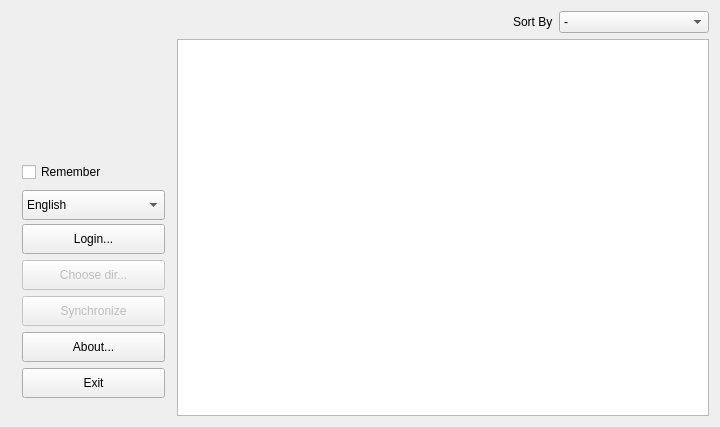
<?xml version="1.0" encoding="UTF-8"?>
<ui version="4.0">
 <class>VkAudioSync::MainWindow</class>
 <widget class="QMainWindow" name="VkAudioSync::MainWindow">
  <property name="geometry">
   <rect>
    <x>0</x>
    <y>0</y>
    <width>720</width>
    <height>427</height>
   </rect>
  </property>
  <property name="minimumSize">
   <size>
    <width>13</width>
    <height>0</height>
   </size>
  </property>
  <property name="windowTitle">
   <string>VKAudioSync</string>
  </property>
  <property name="windowIcon">
   <iconset resource="../icons.qrc">
    <normaloff>:/application/share/icons/hicolor/64x64/apps/vkaudiosync.png</normaloff>:/application/share/icons/hicolor/64x64/apps/vkaudiosync.png</iconset>
  </property>
  <property name="iconSize">
   <size>
    <width>22</width>
    <height>22</height>
   </size>
  </property>
  <widget class="QWidget" name="centralWidget">
   <layout class="QVBoxLayout" name="verticalLayout_2">
    <item>
     <layout class="QHBoxLayout" name="horizontalLayout">
      <property name="spacing">
       <number>1</number>
      </property>
      <property name="sizeConstraint">
       <enum>QLayout::SetDefaultConstraint</enum>
      </property>
      <item>
       <widget class="QFrame" name="leftColumn">
        <property name="sizePolicy">
         <sizepolicy hsizetype="Fixed" vsizetype="Expanding">
          <horstretch>1</horstretch>
          <verstretch>0</verstretch>
         </sizepolicy>
        </property>
        <property name="minimumSize">
         <size>
          <width>110</width>
          <height>0</height>
         </size>
        </property>
        <property name="maximumSize">
         <size>
          <width>165</width>
          <height>16777215</height>
         </size>
        </property>
        <property name="layoutDirection">
         <enum>Qt::LeftToRight</enum>
        </property>
        <layout class="QVBoxLayout" name="verticalLayout">
         <item>
          <widget class="QLabel" name="userpic">
           <property name="sizePolicy">
            <sizepolicy hsizetype="Minimum" vsizetype="Minimum">
             <horstretch>0</horstretch>
             <verstretch>0</verstretch>
            </sizepolicy>
           </property>
           <property name="minimumSize">
            <size>
             <width>110</width>
             <height>110</height>
            </size>
           </property>
           <property name="text">
            <string notr="true"/>
           </property>
           <property name="pixmap">
            <pixmap resource="../icons.qrc">:/application/share/icons/hicolor/64x64/apps/vkaudiosync.png</pixmap>
           </property>
           <property name="alignment">
            <set>Qt::AlignCenter</set>
           </property>
          </widget>
         </item>
         <item>
          <widget class="QLabel" name="username">
           <property name="sizePolicy">
            <sizepolicy hsizetype="Expanding" vsizetype="Minimum">
             <horstretch>0</horstretch>
             <verstretch>0</verstretch>
            </sizepolicy>
           </property>
           <property name="minimumSize">
            <size>
             <width>0</width>
             <height>18</height>
            </size>
           </property>
           <property name="text">
            <string notr="true"/>
           </property>
           <property name="textFormat">
            <enum>Qt::AutoText</enum>
           </property>
           <property name="scaledContents">
            <bool>false</bool>
           </property>
           <property name="alignment">
            <set>Qt::AlignCenter</set>
           </property>
           <property name="wordWrap">
            <bool>false</bool>
           </property>
          </widget>
         </item>
         <item>
          <widget class="QCheckBox" name="remember">
           <property name="text">
            <string>Remember</string>
           </property>
          </widget>
         </item>
         <item>
          <widget class="QComboBox" name="langList">
           <property name="sizePolicy">
            <sizepolicy hsizetype="Minimum" vsizetype="Minimum">
             <horstretch>0</horstretch>
             <verstretch>0</verstretch>
            </sizepolicy>
           </property>
           <property name="minimumSize">
            <size>
             <width>133</width>
             <height>30</height>
            </size>
           </property>
           <property name="maximumSize">
            <size>
             <width>16777215</width>
             <height>25</height>
            </size>
           </property>
           <item>
            <property name="text">
             <string notr="true">English</string>
            </property>
            <property name="icon">
             <iconset resource="../icons.qrc">
              <normaloff>:/famfam/icons/gb.png</normaloff>:/famfam/icons/gb.png</iconset>
            </property>
           </item>
           <item>
            <property name="text">
             <string notr="true">Русский</string>
            </property>
            <property name="icon">
             <iconset resource="../icons.qrc">
              <normaloff>:/famfam/icons/ru.png</normaloff>:/famfam/icons/ru.png</iconset>
            </property>
           </item>
           <item>
            <property name="text">
             <string notr="true">Українська</string>
            </property>
            <property name="icon">
             <iconset resource="../icons.qrc">
              <normaloff>:/famfam/icons/ua.png</normaloff>:/famfam/icons/ua.png</iconset>
            </property>
           </item>
           <item>
            <property name="text">
             <string notr="true">Polska</string>
            </property>
            <property name="icon">
             <iconset resource="../icons.qrc">
              <normaloff>:/famfam/icons/pl.png</normaloff>:/famfam/icons/pl.png</iconset>
            </property>
           </item>
           <item>
            <property name="text">
             <string notr="true">Беларуская</string>
            </property>
            <property name="icon">
             <iconset resource="../icons.qrc">
              <normaloff>:/famfam/icons/be.png</normaloff>:/famfam/icons/be.png</iconset>
            </property>
           </item>
          </widget>
         </item>
         <item>
          <widget class="QPushButton" name="loginButton">
           <property name="minimumSize">
            <size>
             <width>0</width>
             <height>30</height>
            </size>
           </property>
           <property name="text">
            <string>Login...</string>
           </property>
           <property name="icon">
            <iconset resource="../icons.qrc">
             <normaloff>:/famfam/icons/key_go.png</normaloff>:/famfam/icons/key_go.png</iconset>
           </property>
          </widget>
         </item>
         <item>
          <widget class="QPushButton" name="selectButton">
           <property name="enabled">
            <bool>false</bool>
           </property>
           <property name="minimumSize">
            <size>
             <width>0</width>
             <height>30</height>
            </size>
           </property>
           <property name="text">
            <string>Choose dir...</string>
           </property>
           <property name="icon">
            <iconset resource="../icons.qrc">
             <normaloff>:/famfam/icons/folder_go.png</normaloff>:/famfam/icons/folder_go.png</iconset>
           </property>
          </widget>
         </item>
         <item>
          <widget class="QPushButton" name="syncButton">
           <property name="enabled">
            <bool>false</bool>
           </property>
           <property name="minimumSize">
            <size>
             <width>0</width>
             <height>30</height>
            </size>
           </property>
           <property name="text">
            <string>Synchronize</string>
           </property>
           <property name="icon">
            <iconset resource="../icons.qrc">
             <normaloff>:/famfam/icons/arrow_refresh.png</normaloff>:/famfam/icons/arrow_refresh.png</iconset>
           </property>
          </widget>
         </item>
         <item>
          <widget class="QPushButton" name="aboutButton">
           <property name="minimumSize">
            <size>
             <width>0</width>
             <height>30</height>
            </size>
           </property>
           <property name="text">
            <string>About...</string>
           </property>
           <property name="icon">
            <iconset resource="../icons.qrc">
             <normaloff>:/famfam/icons/book.png</normaloff>:/famfam/icons/book.png</iconset>
           </property>
          </widget>
         </item>
         <item>
          <widget class="QPushButton" name="exitButton">
           <property name="sizePolicy">
            <sizepolicy hsizetype="Minimum" vsizetype="Preferred">
             <horstretch>0</horstretch>
             <verstretch>0</verstretch>
            </sizepolicy>
           </property>
           <property name="minimumSize">
            <size>
             <width>0</width>
             <height>30</height>
            </size>
           </property>
           <property name="maximumSize">
            <size>
             <width>16777215</width>
             <height>16777215</height>
            </size>
           </property>
           <property name="baseSize">
            <size>
             <width>0</width>
             <height>7</height>
            </size>
           </property>
           <property name="text">
            <string>Exit</string>
           </property>
           <property name="icon">
            <iconset resource="../icons.qrc">
             <normaloff>:/famfam/icons/door.png</normaloff>
             <activeon>:/famfam/icons/door_open.png</activeon>:/famfam/icons/door.png</iconset>
           </property>
          </widget>
         </item>
         <item>
          <spacer name="verticalSpacer">
           <property name="orientation">
            <enum>Qt::Vertical</enum>
           </property>
           <property name="sizeHint" stdset="0">
            <size>
             <width>20</width>
             <height>40</height>
            </size>
           </property>
          </spacer>
         </item>
        </layout>
       </widget>
      </item>
      <item>
       <layout class="QVBoxLayout" name="rightLayout">
        <item>
         <layout class="QHBoxLayout" name="horizontalLayout_2">
          <item>
           <spacer name="horizontalSpacer">
            <property name="orientation">
             <enum>Qt::Horizontal</enum>
            </property>
            <property name="sizeHint" stdset="0">
             <size>
              <width>40</width>
              <height>20</height>
             </size>
            </property>
           </spacer>
          </item>
          <item>
           <widget class="QLabel" name="label">
            <property name="sizePolicy">
             <sizepolicy hsizetype="Maximum" vsizetype="Preferred">
              <horstretch>0</horstretch>
              <verstretch>0</verstretch>
             </sizepolicy>
            </property>
            <property name="text">
             <string>Sort By</string>
            </property>
           </widget>
          </item>
          <item>
           <widget class="QComboBox" name="sorter">
            <property name="sizePolicy">
             <sizepolicy hsizetype="Expanding" vsizetype="Fixed">
              <horstretch>0</horstretch>
              <verstretch>0</verstretch>
             </sizepolicy>
            </property>
            <property name="maximumSize">
             <size>
              <width>150</width>
              <height>16777215</height>
             </size>
            </property>
            <item>
             <property name="text">
              <string>-</string>
             </property>
            </item>
            <item>
             <property name="text">
              <string>Artist</string>
             </property>
            </item>
            <item>
             <property name="text">
              <string>Name</string>
             </property>
            </item>
            <item>
             <property name="text">
              <string>Duration</string>
             </property>
            </item>
            <item>
             <property name="text">
              <string>Progress</string>
             </property>
            </item>
            <item>
             <property name="text">
              <string>Status</string>
             </property>
            </item>
           </widget>
          </item>
         </layout>
        </item>
        <item>
         <widget class="AudioListView" name="listView">
          <property name="sizePolicy">
           <sizepolicy hsizetype="Expanding" vsizetype="MinimumExpanding">
            <horstretch>1</horstretch>
            <verstretch>1</verstretch>
           </sizepolicy>
          </property>
          <property name="minimumSize">
           <size>
            <width>30</width>
            <height>0</height>
           </size>
          </property>
         </widget>
        </item>
       </layout>
      </item>
     </layout>
    </item>
   </layout>
  </widget>
 </widget>
 <layoutdefault spacing="6" margin="11"/>
 <customwidgets>
  <customwidget>
   <class>AudioListView</class>
   <extends>QListView</extends>
   <header>audiolistview.h</header>
  </customwidget>
 </customwidgets>
 <resources>
  <include location="../icons.qrc"/>
 </resources>
 <connections/>
</ui>
